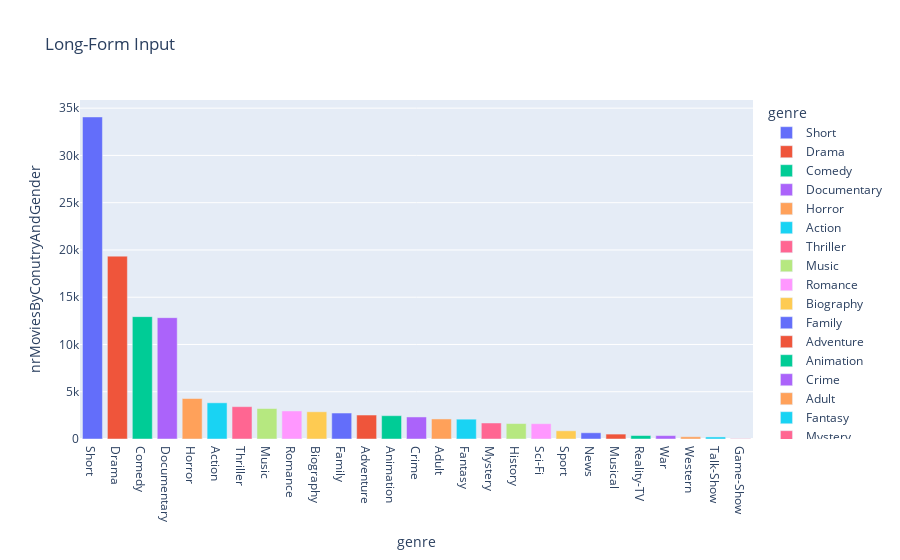

Notebook cell for this chart:
### Code cell
long_df = result.toPandas()

fig = px.bar(long_df.dropna(), x="genre", y="nrMoviesByConutryAndGender", color="genre", title="Long-Form Input")
fig.show()
long_df.head()

### Figure 1 — Plotly figure (JSON) as saved in the notebook; plotly's stock layout.template omitted (floating-point values rounded to 4 significant figures)
{"data": [{"alignmentgroup": "True", "hovertemplate": "genre=%{x}<br>nrMoviesByConutryAndGender=%{y}<extra></extra>", "legendgroup": "Short", "marker": {"color": "#636efa"}, "name": "Short", "offsetgroup": "Short", "orientation": "v", "showlegend": true, "textposition": "auto", "type": "bar", "x": ["Short"], "xaxis": "x", "y": [34069], "yaxis": "y"}, {"alignmentgroup": "True", "hovertemplate": "genre=%{x}<br>nrMoviesByConutryAndGender=%{y}<extra></extra>", "legendgroup": "Drama", "marker": {"color": "#EF553B"}, "name": "Drama", "offsetgroup": "Drama", "orientation": "v", "showlegend": true, "textposition": "auto", "type": "bar", "x": ["Drama"], "xaxis": "x", "y": [19345], "yaxis": "y"}, {"alignmentgroup": "True", "hovertemplate": "genre=%{x}<br>nrMoviesByConutryAndGender=%{y}<extra></extra>", "legendgroup": "Comedy", "marker": {"color": "#00cc96"}, "name": "Comedy", "offsetgroup": "Comedy", "orientation": "v", "showlegend": true, "textposition": "auto", "type": "bar", "x": ["Comedy"], "xaxis": "x", "y": [12944], "yaxis": "y"}, {"alignmentgroup": "True", "hovertemplate": "genre=%{x}<br>nrMoviesByConutryAndGender=%{y}<extra></extra>", "legendgroup": "Documentary", "marker": {"color": "#ab63fa"}, "name": "Documentary", "offsetgroup": "Documentary", "orientation": "v", "showlegend": true, "textposition": "auto", "type": "bar", "x": ["Documentary"], "xaxis": "x", "y": [12837], "yaxis": "y"}, {"alignmentgroup": "True", "hovertemplate": "genre=%{x}<br>nrMoviesByConutryAndGender=%{y}<extra></extra>", "legendgroup": "Horror", "marker": {"color": "#FFA15A"}, "name": "Horror", "offsetgroup": "Horror", "orientation": "v", "showlegend": true, "textposition": "auto", "type": "bar", "x": ["Horror"], "xaxis": "x", "y": [4284], "yaxis": "y"}, {"alignmentgroup": "True", "hovertemplate": "genre=%{x}<br>nrMoviesByConutryAndGender=%{y}<extra></extra>", "legendgroup": "Action", "marker": {"color": "#19d3f3"}, "name": "Action", "offsetgroup": "Action", "orientation": "v", "showlegend": true, "textposition": "auto", "type": "bar", "x": ["Action"], "xaxis": "x", "y": [3828], "yaxis": "y"}, {"alignmentgroup": "True", "hovertemplate": "genre=%{x}<br>nrMoviesByConutryAndGender=%{y}<extra></extra>", "legendgroup": "Thriller", "marker": {"color": "#FF6692"}, "name": "Thriller", "offsetgroup": "Thriller", "orientation": "v", "showlegend": true, "textposition": "auto", "type": "bar", "x": ["Thriller"], "xaxis": "x", "y": [3421], "yaxis": "y"}, {"alignmentgroup": "True", "hovertemplate": "genre=%{x}<br>nrMoviesByConutryAndGender=%{y}<extra></extra>", "legendgroup": "Music", "marker": {"color": "#B6E880"}, "name": "Music", "offsetgroup": "Music", "orientation": "v", "showlegend": true, "textposition": "auto", "type": "bar", "x": ["Music"], "xaxis": "x", "y": [3227], "yaxis": "y"}, {"alignmentgroup": "True", "hovertemplate": "genre=%{x}<br>nrMoviesByConutryAndGender=%{y}<extra></extra>", "legendgroup": "Romance", "marker": {"color": "#FF97FF"}, "name": "Romance", "offsetgroup": "Romance", "orientation": "v", "showlegend": true, "textposition": "auto", "type": "bar", "x": ["Romance"], "xaxis": "x", "y": [2967], "yaxis": "y"}, {"alignmentgroup": "True", "hovertemplate": "genre=%{x}<br>nrMoviesByConutryAndGender=%{y}<extra></extra>", "legendgroup": "Biography", "marker": {"color": "#FECB52"}, "name": "Biography", "offsetgroup": "Biography", "orientation": "v", "showlegend": true, "textposition": "auto", "type": "bar", "x": ["Biography"], "xaxis": "x", "y": [2881], "yaxis": "y"}, {"alignmentgroup": "True", "hovertemplate": "genre=%{x}<br>nrMoviesByConutryAndGender=%{y}<extra></extra>", "legendgroup": "Family", "marker": {"color": "#636efa"}, "name": "Family", "offsetgroup": "Family", "orientation": "v", "showlegend": true, "textposition": "auto", "type": "bar", "x": ["Family"], "xaxis": "x", "y": [2747], "yaxis": "y"}, {"alignmentgroup": "True", "hovertemplate": "genre=%{x}<br>nrMoviesByConutryAndGender=%{y}<extra></extra>", "legendgroup": "Adventure", "marker": {"color": "#EF553B"}, "name": "Adventure", "offsetgroup": "Adventure", "orientation": "v", "showlegend": true, "textposition": "auto", "type": "bar", "x": ["Adventure"], "xaxis": "x", "y": [2536], "yaxis": "y"}, {"alignmentgroup": "True", "hovertemplate": "genre=%{x}<br>nrMoviesByConutryAndGender=%{y}<extra></extra>", "legendgroup": "Animation", "marker": {"color": "#00cc96"}, "name": "Animation", "offsetgroup": "Animation", "orientation": "v", "showlegend": true, "textposition": "auto", "type": "bar", "x": ["Animation"], "xaxis": "x", "y": [2466], "yaxis": "y"}, {"alignmentgroup": "True", "hovertemplate": "genre=%{x}<br>nrMoviesByConutryAndGender=%{y}<extra></extra>", "legendgroup": "Crime", "marker": {"color": "#ab63fa"}, "name": "Crime", "offsetgroup": "Crime", "orientation": "v", "showlegend": true, "textposition": "auto", "type": "bar", "x": ["Crime"], "xaxis": "x", "y": [2332], "yaxis": "y"}, {"alignmentgroup": "True", "hovertemplate": "genre=%{x}<br>nrMoviesByConutryAndGender=%{y}<extra></extra>", "legendgroup": "Adult", "marker": {"color": "#FFA15A"}, "name": "Adult", "offsetgroup": "Adult", "orientation": "v", "showlegend": true, "textposition": "auto", "type": "bar", "x": ["Adult"], "xaxis": "x", "y": [2121], "yaxis": "y"}, {"alignmentgroup": "True", "hovertemplate": "genre=%{x}<br>nrMoviesByConutryAndGender=%{y}<extra></extra>", "legendgroup": "Fantasy", "marker": {"color": "#19d3f3"}, "name": "Fantasy", "offsetgroup": "Fantasy", "orientation": "v", "showlegend": true, "textposition": "auto", "type": "bar", "x": ["Fantasy"], "xaxis": "x", "y": [2098], "yaxis": "y"}, {"alignmentgroup": "True", "hovertemplate": "genre=%{x}<br>nrMoviesByConutryAndGender=%{y}<extra></extra>", "legendgroup": "Mystery", "marker": {"color": "#FF6692"}, "name": "Mystery", "offsetgroup": "Mystery", "orientation": "v", "showlegend": true, "textposition": "auto", "type": "bar", "x": ["Mystery"], "xaxis": "x", "y": [1694], "yaxis": "y"}, {"alignmentgroup": "True", "hovertemplate": "genre=%{x}<br>nrMoviesByConutryAndGender=%{y}<extra></extra>", "legendgroup": "History", "marker": {"color": "#B6E880"}, "name": "History", "offsetgroup": "History", "orientation": "v", "showlegend": true, "textposition": "auto", "type": "bar", "x": ["History"], "xaxis": "x", "y": [1633], "yaxis": "y"}, {"alignmentgroup": "True", "hovertemplate": "genre=%{x}<br>nrMoviesByConutryAndGender=%{y}<extra></extra>", "legendgroup": "Sci-Fi", "marker": {"color": "#FF97FF"}, "name": "Sci-Fi", "offsetgroup": "Sci-Fi", "orientation": "v", "showlegend": true, "textposition": "auto", "type": "bar", "x": ["Sci-Fi"], "xaxis": "x", "y": [1619], "yaxis": "y"}, {"alignmentgroup": "True", "hovertemplate": "genre=%{x}<br>nrMoviesByConutryAndGender=%{y}<extra></extra>", "legendgroup": "Sport", "marker": {"color": "#FECB52"}, "name": "Sport", "offsetgroup": "Sport", "orientation": "v", "showlegend": true, "textposition": "auto", "type": "bar", "x": ["Sport"], "xaxis": "x", "y": [867], "yaxis": "y"}, {"alignmentgroup": "True", "hovertemplate": "genre=%{x}<br>nrMoviesByConutryAndGender=%{y}<extra></extra>", "legendgroup": "News", "marker": {"color": "#636efa"}, "name": "News", "offsetgroup": "News", "orientation": "v", "showlegend": true, "textposition": "auto", "type": "bar", "x": ["News"], "xaxis": "x", "y": [659], "yaxis": "y"}, {"alignmentgroup": "True", "hovertemplate": "genre=%{x}<br>nrMoviesByConutryAndGender=%{y}<extra></extra>", "legendgroup": "Musical", "marker": {"color": "#EF553B"}, "name": "Musical", "offsetgroup": "Musical", "orientation": "v", "showlegend": true, "textposition": "auto", "type": "bar", "x": ["Musical"], "xaxis": "x", "y": [520], "yaxis": "y"}, {"alignmentgroup": "True", "hovertemplate": "genre=%{x}<br>nrMoviesByConutryAndGender=%{y}<extra></extra>", "legendgroup": "Reality-TV", "marker": {"color": "#00cc96"}, "name": "Reality-TV", "offsetgroup": "Reality-TV", "orientation": "v", "showlegend": true, "textposition": "auto", "type": "bar", "x": ["Reality-TV"], "xaxis": "x", "y": [367], "yaxis": "y"}, {"alignmentgroup": "True", "hovertemplate": "genre=%{x}<br>nrMoviesByConutryAndGender=%{y}<extra></extra>", "legendgroup": "War", "marker": {"color": "#ab63fa"}, "name": "War", "offsetgroup": "War", "orientation": "v", "showlegend": true, "textposition": "auto", "type": "bar", "x": ["War"], "xaxis": "x", "y": [360], "yaxis": "y"}, {"alignmentgroup": "True", "hovertemplate": "genre=%{x}<br>nrMoviesByConutryAndGender=%{y}<extra></extra>", "legendgroup": "Western", "marker": {"color": "#FFA15A"}, "name": "Western", "offsetgroup": "Western", "orientation": "v", "showlegend": true, "textposition": "auto", "type": "bar", "x": ["Western"], "xaxis": "x", "y": [238], "yaxis": "y"}, {"alignmentgroup": "True", "hovertemplate": "genre=%{x}<br>nrMoviesByConutryAndGender=%{y}<extra></extra>", "legendgroup": "Talk-Show", "marker": {"color": "#19d3f3"}, "name": "Talk-Show", "offsetgroup": "Talk-Show", "orientation": "v", "showlegend": true, "textposition": "auto", "type": "bar", "x": ["Talk-Show"], "xaxis": "x", "y": [218], "yaxis": "y"}, {"alignmentgroup": "True", "hovertemplate": "genre=%{x}<br>nrMoviesByConutryAndGender=%{y}<extra></extra>", "legendgroup": "Game-Show", "marker": {"color": "#FF6692"}, "name": "Game-Show", "offsetgroup": "Game-Show", "orientation": "v", "showlegend": true, "textposition": "auto", "type": "bar", "x": ["Game-Show"], "xaxis": "x", "y": [32], "yaxis": "y"}], "layout": {"barmode": "relative", "legend": {"title": {"text": "genre"}, "tracegroupgap": 0}, "title": {"text": "Long-Form Input"}, "xaxis": {"anchor": "y", "categoryarray": ["Short", "Drama", "Comedy", "Documentary", "Horror", "Action", "Thriller", "Music", "Romance", "Biography", "Family", "Adventure", "Animation", "Crime", "Adult", "Fantasy", "Mystery", "History", "Sci-Fi", "Sport", "News", "Musical", "Reality-TV", "War", "Western", "Talk-Show", "Game-Show"], "categoryorder": "array", "domain": [0, 1], "title": {"text": "genre"}}, "yaxis": {"anchor": "x", "domain": [0, 1], "title": {"text": "nrMoviesByConutryAndGender"}}}}
